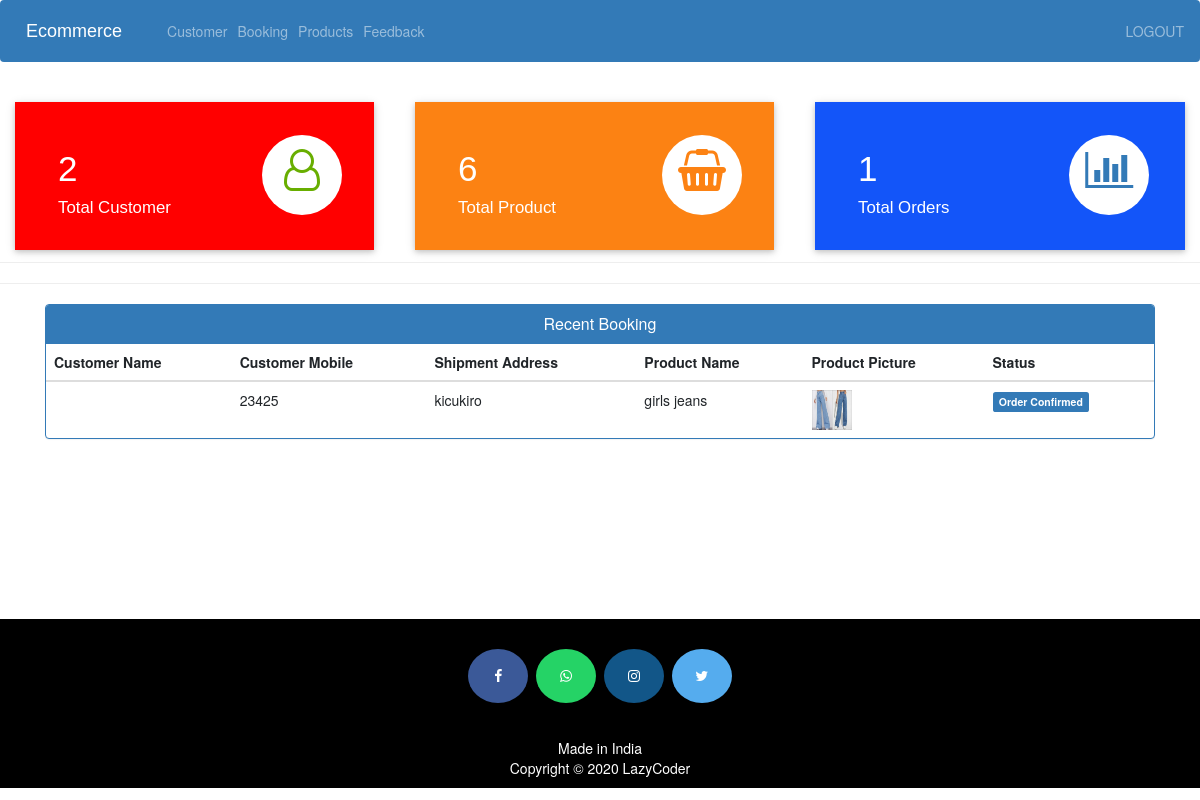
Screenshot of /admin-dashboard (signed in) with the database file from the repository.
### ecom/models.py (models this page shows, shortened)
class Customer(models.Model):
    id = models.BigAutoField(primary_key=True)  # Explicitly define the primary key
    user = models.OneToOneField(User, on_delete=models.CASCADE)
    profile_pic = models.ImageField(upload_to='profile_pic/CustomerProfilePic/', null=True, blank=True)
    address = models.CharField(max_length=40)
    mobile = models.CharField(max_length=20, null=False)
    @property
    def get_name(self):
        return self.user.first_name + " " + self.user.last_name

class Orders(models.Model):
    id = models.BigAutoField(primary_key=True)  # Explicitly define the primary key
    STATUS = (
        ('Pending', 'Pending'),
        ('Order Confirmed', 'Order Confirmed'),
        ('Out for Delivery', 'Out for Delivery'),
        ('Delivered', 'Delivered'),
    )
    customer = models.ForeignKey('Customer', on_delete=models.CASCADE, null=True)
    product = models.ForeignKey('Product', on_delete=models.CASCADE, null=True)
    email = models.CharField(max_length=50, null=True)
    address = models.CharField(max_length=500, null=True)
    mobile = models.CharField(max_length=20, null=True)
    order_date = models.DateField(auto_now_add=True, null=True)
    status = models.CharField(max_length=50, null=True, choices=STATUS)

class Product(models.Model):
    id = models.BigAutoField(primary_key=True)  # Explicitly define the primary key
    name = models.CharField(max_length=40)
    product_image = models.ImageField(upload_to='product_image/', null=True, blank=True)
    price = models.PositiveIntegerField()
    description = models.CharField(max_length=40)

### ecom/views.py (the view)
# urls.py: path('admin-dashboard', views.admin_dashboard_view, name='admin-dashboard'),
@login_required(login_url='adminlogin')
def admin_dashboard_view(request):
    customercount=models.Customer.objects.all().count()
    productcount=models.Product.objects.all().count()
    ordercount=models.Orders.objects.all().count()
    orders=models.Orders.objects.all()
    ordered_products=[]
    ordered_bys=[]
    for order in orders:
        ordered_product=models.Product.objects.all().filter(id=order.product.id)
        ordered_by=models.Customer.objects.all().filter(id = order.customer.id)
        ordered_products.append(ordered_product)
        ordered_bys.append(ordered_by)
    mydict={
    'customercount':customercount,
    'productcount':productcount,
    'ordercount':ordercount,
    'data':zip(ordered_products,ordered_bys,orders),
    }
    return render(request,'ecom/admin_dashboard.html',context=mydict)

### templates/ecom/admin_dashboard.html
{% extends 'ecom/admin_base.html' %}
{% load static %}
{% block content %}
<br>
{%include 'ecom/admin_dashboard_cards.html'%}
<br><br><br><br><br>
<hr><hr>
<div class="container" >
    <div class="panel panel-primary" >
      <div class="panel-heading" style="text-align:center;">
        <h6 class="panel-title">Recent Booking</h6>
      </div>
      <table class="table table-hover" id="dev-table">
        <thead>
          <tr>
            <th>Customer Name</th>
            <th>Customer Mobile</th>
            <th>Shipment Address</th>
            <th>Product Name</th>
            <th>Product Picture</th>
            <th>Status</th>
          </tr>
        </thead>
        {% for product,customer,order in data %}
        <tr>
          {% for c in customer %}
          <td> {{c.get_name}}</td>
          <td>{{c.mobile}}</td>
          <td>{{order.address}}</td>
          {% endfor %}
          {% for p in product %}
          <td> {{p.name}}</td>
          <td> <img src="{% static p.product_image.url %}" alt="Profile Pic" height="40px" width="40px" /></td>
          {% if order.status == 'Pending'%}
          <td> <span class="label label-info">{{order.status}}</span></td>
          {% elif order.status == 'Delivered' %}
          <td> <span class="label label-success">{{order.status}}</span></td>
          {% elif order.status == 'Out for Delivery' %}
          <td> <span class="label label-warning">{{order.status}}</span></td>
          {%else%}
            <td> <span class="label label-primary">{{order.status}}</span></td>
          {%endif%}
          {% endfor %}
        </tr>
        {% endfor %}
      </table>
  </div>
</div>
{% endblock content %}

### rows the page displays
Orders: address "kicukiro", status "Order Confirmed"
Customer: mobile "23425"
Product: name "girls jeans", product_image (picture)

### other values shown
{{ customercount }} "2"
{{ productcount }} "6"
{{ ordercount }} "1"
